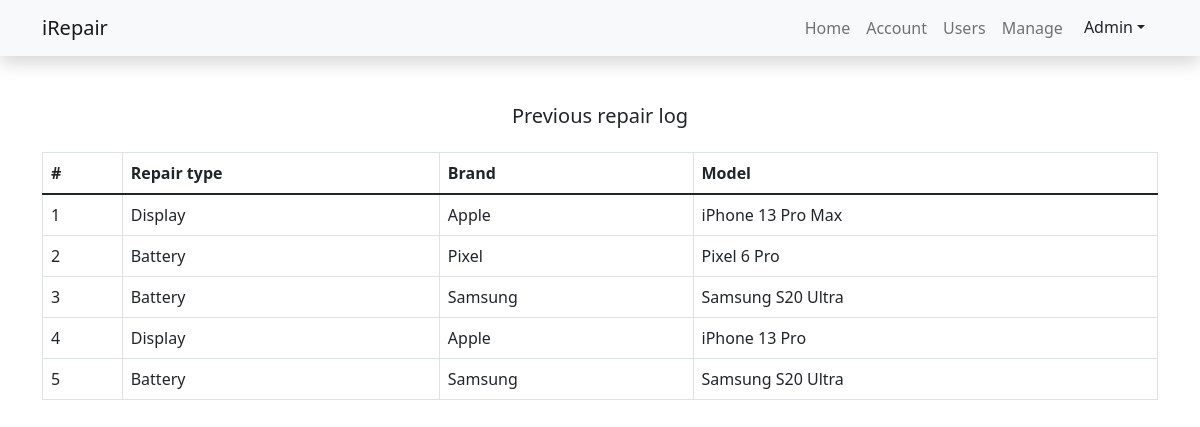
The app's page /adminshowhistory.php (signed in) with its own data.
### tables this page shows
CREATE TABLE IF NOT EXISTS `tbl_repairdetails` (
  `id` int(11) NOT NULL AUTO_INCREMENT,
  `username` varchar(30) NOT NULL,
  `userphone` bigint(10) NOT NULL,
  `useremail` varchar(30) NOT NULL,
  `repairtype` varchar(30) NOT NULL,
  `brand` varchar(39) NOT NULL,
  `model` varchar(20) NOT NULL,
  `imei` bigint(15) NOT NULL,
  `rate` int(10) NOT NULL,
  `addressline1` varchar(50) NOT NULL,
  `addressline2` varchar(50) NOT NULL,
  `city` varchar(30) NOT NULL,
  `state` varchar(30) NOT NULL,
  `zip` int(10) NOT NULL,
  `country` varchar(30) NOT NULL,
  `rstate` int(1) NOT NULL DEFAULT '0',
  `date` varchar(50) NOT NULL,
  `status` int(11) NOT NULL DEFAULT '1',
  PRIMARY KEY (`id`)
);

### adminshowhistory.php (the view, shortened to what this page needs)
<?php
include("include/header.php");
if (isset($_SESSION["id"]) != session_id()) {
    echo ("<script LANGUAGE='JavaScript'>
        window.alert('Login first');
        window.location.href='userlogin.php';
      </script>");
} else {
?>
    <h5 class="text-center mb-4 mt-5">Previous repair log</h5>
    <div class="container mb-5">
        <table class="table table-bordered css-serial">
            <thead class="">
                <tr>
                    <th scope="col">#</th>
                    <th scope="col">Repair type</th>
                    <th scope="col">Brand</th>
                    <th scope="col">Model</th>
                </tr>
            </thead>
            <tbody>
                <?php
                include("include/dbconnect.php");
                $sql = "SELECT * FROM tbl_repairdetails";
                $result = mysqli_query($conn, $sql);
                if (mysqli_num_rows($result) > 0) {
                    while ($row = mysqli_fetch_assoc($result)) {
                        echo "
              <tr>
              <td scope='row'></th>
              <td scope='row'>" . $row['repairtype'] . "</th>
              <td scope='row'>" . $row['brand'] . "</th>
              <td scope='row'>" . $row['model'] . "</th>
              </tr>";
                    }
                }
                ?>
            </tbody>
        </table>
    </div>
    </body>
    </html>
<?php
}
?>

### adminshowhistory.php (style rules this page uses)
.css-serial { counter-reset: serial-number; }
.css-serial td:first-child:before { counter-increment: serial-number; content: counter(serial-number); }

### records on screen
tbl_repairdetails: repairtype "Display", brand "Apple", model "iPhone 13 Pro Max"
tbl_repairdetails: repairtype "Battery", brand "Pixel", model "Pixel 6 Pro"
tbl_repairdetails: repairtype "Battery", brand "Samsung", model "Samsung S20 Ultra"
tbl_repairdetails: repairtype "Display", brand "Apple", model "iPhone 13 Pro"
tbl_repairdetails: repairtype "Battery", brand "Samsung", model "Samsung S20 Ultra"

### other values on screen
$nam "Admin"
